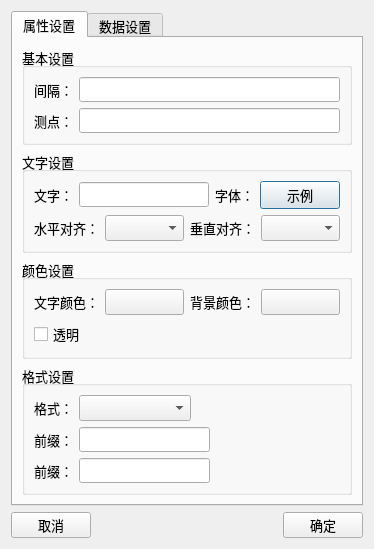
<?xml version="1.0" encoding="UTF-8"?>
<ui version="4.0">
 <class>analoguePage</class>
 <widget class="QDialog" name="analoguePage">
  <property name="geometry">
   <rect>
    <x>0</x>
    <y>0</y>
    <width>364</width>
    <height>519</height>
   </rect>
  </property>
  <property name="font">
   <font>
    <pointsize>10</pointsize>
   </font>
  </property>
  <property name="windowTitle">
   <string>Dialog</string>
  </property>
  <layout class="QVBoxLayout" name="verticalLayout_7">
   <item>
    <widget class="QTabWidget" name="tabWidget">
     <property name="currentIndex">
      <number>0</number>
     </property>
     <widget class="QWidget" name="tab">
      <attribute name="title">
       <string>属性设置</string>
      </attribute>
      <layout class="QVBoxLayout" name="verticalLayout_5">
       <item>
        <widget class="QGroupBox" name="groupBox">
         <property name="title">
          <string>基本设置</string>
         </property>
         <layout class="QVBoxLayout" name="verticalLayout">
          <item>
           <layout class="QHBoxLayout" name="horizontalLayout">
            <item>
             <widget class="QLabel" name="label">
              <property name="text">
               <string>间隔：</string>
              </property>
             </widget>
            </item>
            <item>
             <widget class="QLineEdit" name="jgLineEdit">
              <property name="minimumSize">
               <size>
                <width>0</width>
                <height>25</height>
               </size>
              </property>
             </widget>
            </item>
           </layout>
          </item>
          <item>
           <layout class="QHBoxLayout" name="horizontalLayout_2">
            <item>
             <widget class="QLabel" name="label_2">
              <property name="text">
               <string>测点：</string>
              </property>
             </widget>
            </item>
            <item>
             <widget class="QLineEdit" name="ptLineEdit">
              <property name="minimumSize">
               <size>
                <width>0</width>
                <height>25</height>
               </size>
              </property>
             </widget>
            </item>
           </layout>
          </item>
         </layout>
        </widget>
       </item>
       <item>
        <widget class="QGroupBox" name="groupBox_2">
         <property name="title">
          <string>文字设置</string>
         </property>
         <layout class="QVBoxLayout" name="verticalLayout_2">
          <item>
           <layout class="QHBoxLayout" name="horizontalLayout_3">
            <item>
             <widget class="QLabel" name="label_3">
              <property name="text">
               <string>文字：</string>
              </property>
             </widget>
            </item>
            <item>
             <widget class="QLineEdit" name="ptNameLineEdit">
              <property name="minimumSize">
               <size>
                <width>0</width>
                <height>25</height>
               </size>
              </property>
             </widget>
            </item>
            <item>
             <widget class="QLabel" name="label_4">
              <property name="text">
               <string>字体：</string>
              </property>
             </widget>
            </item>
            <item>
             <widget class="QPushButton" name="fontBtn">
              <property name="minimumSize">
               <size>
                <width>0</width>
                <height>26</height>
               </size>
              </property>
              <property name="text">
               <string>示例</string>
              </property>
             </widget>
            </item>
           </layout>
          </item>
          <item>
           <layout class="QHBoxLayout" name="horizontalLayout_4">
            <item>
             <widget class="QLabel" name="label_5">
              <property name="text">
               <string>水平对齐：</string>
              </property>
             </widget>
            </item>
            <item>
             <widget class="QComboBox" name="hComboBox">
              <property name="minimumSize">
               <size>
                <width>0</width>
                <height>26</height>
               </size>
              </property>
             </widget>
            </item>
            <item>
             <widget class="QLabel" name="label_6">
              <property name="text">
               <string>垂直对齐：</string>
              </property>
             </widget>
            </item>
            <item>
             <widget class="QComboBox" name="vComboBox">
              <property name="minimumSize">
               <size>
                <width>0</width>
                <height>26</height>
               </size>
              </property>
             </widget>
            </item>
           </layout>
          </item>
         </layout>
        </widget>
       </item>
       <item>
        <widget class="QGroupBox" name="groupBox_3">
         <property name="title">
          <string>颜色设置</string>
         </property>
         <layout class="QVBoxLayout" name="verticalLayout_3">
          <item>
           <layout class="QHBoxLayout" name="horizontalLayout_5" stretch="1,2,1,2">
            <item>
             <widget class="QLabel" name="label_7">
              <property name="text">
               <string>文字颜色：</string>
              </property>
             </widget>
            </item>
            <item>
             <widget class="QPushButton" name="textClrBtn">
              <property name="minimumSize">
               <size>
                <width>0</width>
                <height>26</height>
               </size>
              </property>
              <property name="text">
               <string/>
              </property>
             </widget>
            </item>
            <item>
             <widget class="QLabel" name="label_8">
              <property name="text">
               <string>背景颜色：</string>
              </property>
             </widget>
            </item>
            <item>
             <widget class="QPushButton" name="bgClrBtn">
              <property name="minimumSize">
               <size>
                <width>0</width>
                <height>26</height>
               </size>
              </property>
              <property name="text">
               <string/>
              </property>
             </widget>
            </item>
           </layout>
          </item>
          <item>
           <layout class="QHBoxLayout" name="horizontalLayout_6">
            <item>
             <widget class="QCheckBox" name="transparentCheckBox">
              <property name="text">
               <string>透明</string>
              </property>
             </widget>
            </item>
            <item>
             <spacer name="horizontalSpacer">
              <property name="orientation">
               <enum>Qt::Horizontal</enum>
              </property>
              <property name="sizeHint" stdset="0">
               <size>
                <width>40</width>
                <height>20</height>
               </size>
              </property>
             </spacer>
            </item>
           </layout>
          </item>
         </layout>
        </widget>
       </item>
       <item>
        <widget class="QGroupBox" name="groupBox_4">
         <property name="title">
          <string>格式设置</string>
         </property>
         <layout class="QVBoxLayout" name="verticalLayout_4">
          <item>
           <layout class="QHBoxLayout" name="horizontalLayout_7" stretch="1,3,4">
            <item>
             <widget class="QLabel" name="label_9">
              <property name="text">
               <string>格式：</string>
              </property>
             </widget>
            </item>
            <item>
             <widget class="QComboBox" name="pointFormatComboBox">
              <property name="minimumSize">
               <size>
                <width>0</width>
                <height>26</height>
               </size>
              </property>
             </widget>
            </item>
            <item>
             <spacer name="horizontalSpacer_2">
              <property name="orientation">
               <enum>Qt::Horizontal</enum>
              </property>
              <property name="sizeHint" stdset="0">
               <size>
                <width>40</width>
                <height>20</height>
               </size>
              </property>
             </spacer>
            </item>
           </layout>
          </item>
          <item>
           <layout class="QHBoxLayout" name="horizontalLayout_8">
            <item>
             <widget class="QLabel" name="label_10">
              <property name="text">
               <string>前缀：</string>
              </property>
             </widget>
            </item>
            <item>
             <widget class="QLineEdit" name="prefixLineEdit">
              <property name="minimumSize">
               <size>
                <width>0</width>
                <height>25</height>
               </size>
              </property>
             </widget>
            </item>
            <item>
             <spacer name="horizontalSpacer_3">
              <property name="orientation">
               <enum>Qt::Horizontal</enum>
              </property>
              <property name="sizeHint" stdset="0">
               <size>
                <width>40</width>
                <height>20</height>
               </size>
              </property>
             </spacer>
            </item>
           </layout>
          </item>
          <item>
           <layout class="QHBoxLayout" name="horizontalLayout_9">
            <item>
             <widget class="QLabel" name="label_11">
              <property name="text">
               <string>前缀：</string>
              </property>
             </widget>
            </item>
            <item>
             <widget class="QLineEdit" name="suffixLineEdit">
              <property name="minimumSize">
               <size>
                <width>0</width>
                <height>25</height>
               </size>
              </property>
             </widget>
            </item>
            <item>
             <spacer name="horizontalSpacer_4">
              <property name="orientation">
               <enum>Qt::Horizontal</enum>
              </property>
              <property name="sizeHint" stdset="0">
               <size>
                <width>40</width>
                <height>20</height>
               </size>
              </property>
             </spacer>
            </item>
           </layout>
          </item>
         </layout>
        </widget>
       </item>
      </layout>
     </widget>
     <widget class="QWidget" name="tab_2">
      <attribute name="title">
       <string>数据设置</string>
      </attribute>
      <layout class="QVBoxLayout" name="verticalLayout_6">
       <item>
        <layout class="QHBoxLayout" name="horizontalLayout_10" stretch="1,8">
         <item>
          <widget class="QLabel" name="label_12">
           <property name="text">
            <string>厂站：</string>
           </property>
          </widget>
         </item>
         <item>
          <widget class="QComboBox" name="stComboBox">
           <property name="minimumSize">
            <size>
             <width>0</width>
             <height>25</height>
            </size>
           </property>
          </widget>
         </item>
        </layout>
       </item>
       <item>
        <layout class="QHBoxLayout" name="horizontalLayout_11" stretch="1,8">
         <item>
          <widget class="QLabel" name="label_14">
           <property name="text">
            <string>间隔：</string>
           </property>
          </widget>
         </item>
         <item>
          <widget class="QComboBox" name="jgComboBox">
           <property name="minimumSize">
            <size>
             <width>0</width>
             <height>25</height>
            </size>
           </property>
          </widget>
         </item>
        </layout>
       </item>
       <item>
        <layout class="QHBoxLayout" name="horizontalLayout_12">
         <item>
          <widget class="QLabel" name="label_13">
           <property name="text">
            <string>测点：</string>
           </property>
          </widget>
         </item>
         <item>
          <widget class="QListWidget" name="ptListWidget"/>
         </item>
        </layout>
       </item>
       <item>
        <layout class="QHBoxLayout" name="horizontalLayout_13" stretch="1,8">
         <item>
          <widget class="QLabel" name="label_15">
           <property name="text">
            <string>属性：</string>
           </property>
          </widget>
         </item>
         <item>
          <widget class="QComboBox" name="attrComboBox">
           <property name="minimumSize">
            <size>
             <width>0</width>
             <height>25</height>
            </size>
           </property>
          </widget>
         </item>
        </layout>
       </item>
      </layout>
     </widget>
    </widget>
   </item>
   <item>
    <layout class="QHBoxLayout" name="horizontalLayout_14">
     <item>
      <widget class="QPushButton" name="cancelBtn">
       <property name="minimumSize">
        <size>
         <width>0</width>
         <height>26</height>
        </size>
       </property>
       <property name="text">
        <string>取消</string>
       </property>
      </widget>
     </item>
     <item>
      <spacer name="horizontalSpacer_5">
       <property name="orientation">
        <enum>Qt::Horizontal</enum>
       </property>
       <property name="sizeHint" stdset="0">
        <size>
         <width>40</width>
         <height>23</height>
        </size>
       </property>
      </spacer>
     </item>
     <item>
      <widget class="QPushButton" name="okBtn">
       <property name="minimumSize">
        <size>
         <width>0</width>
         <height>26</height>
        </size>
       </property>
       <property name="text">
        <string>确定</string>
       </property>
      </widget>
     </item>
    </layout>
   </item>
  </layout>
 </widget>
 <resources/>
 <connections/>
</ui>
